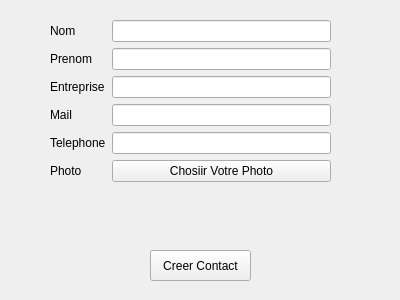
<?xml version="1.0" encoding="UTF-8"?>
<ui version="4.0">
 <class>CreerContact</class>
 <widget class="QWidget" name="CreerContact">
  <property name="geometry">
   <rect>
    <x>0</x>
    <y>0</y>
    <width>400</width>
    <height>300</height>
   </rect>
  </property>
  <property name="windowTitle">
   <string>Creation Contact</string>
  </property>
  <widget class="QWidget" name="formLayoutWidget">
   <property name="geometry">
    <rect>
     <x>50</x>
     <y>20</y>
     <width>281</width>
     <height>211</height>
    </rect>
   </property>
   <layout class="QFormLayout" name="formLayout">
    <item row="0" column="0">
     <widget class="QLabel" name="label">
      <property name="text">
       <string>Nom</string>
      </property>
     </widget>
    </item>
    <item row="0" column="1">
     <widget class="QLineEdit" name="Nom"/>
    </item>
    <item row="1" column="0">
     <widget class="QLabel" name="label_2">
      <property name="text">
       <string>Prenom</string>
      </property>
     </widget>
    </item>
    <item row="1" column="1">
     <widget class="QLineEdit" name="Prenom"/>
    </item>
    <item row="2" column="0">
     <widget class="QLabel" name="label_3">
      <property name="text">
       <string>Entreprise</string>
      </property>
     </widget>
    </item>
    <item row="2" column="1">
     <widget class="QLineEdit" name="Entreprise"/>
    </item>
    <item row="3" column="0">
     <widget class="QLabel" name="label_4">
      <property name="text">
       <string>Mail</string>
      </property>
     </widget>
    </item>
    <item row="3" column="1">
     <widget class="QLineEdit" name="Mail"/>
    </item>
    <item row="4" column="0">
     <widget class="QLabel" name="label_5">
      <property name="text">
       <string>Telephone</string>
      </property>
     </widget>
    </item>
    <item row="4" column="1">
     <widget class="QLineEdit" name="Telephone"/>
    </item>
    <item row="5" column="0">
     <widget class="QLabel" name="label_7">
      <property name="text">
       <string>Photo</string>
      </property>
     </widget>
    </item>
    <item row="5" column="1">
     <widget class="QPushButton" name="Photo">
      <property name="text">
       <string>Chosiir Votre Photo</string>
      </property>
     </widget>
    </item>
   </layout>
  </widget>
  <widget class="QPushButton" name="Create">
   <property name="geometry">
    <rect>
     <x>150</x>
     <y>250</y>
     <width>101</width>
     <height>31</height>
    </rect>
   </property>
   <property name="text">
    <string>Creer Contact</string>
   </property>
  </widget>
 </widget>
 <resources/>
 <connections/>
</ui>
